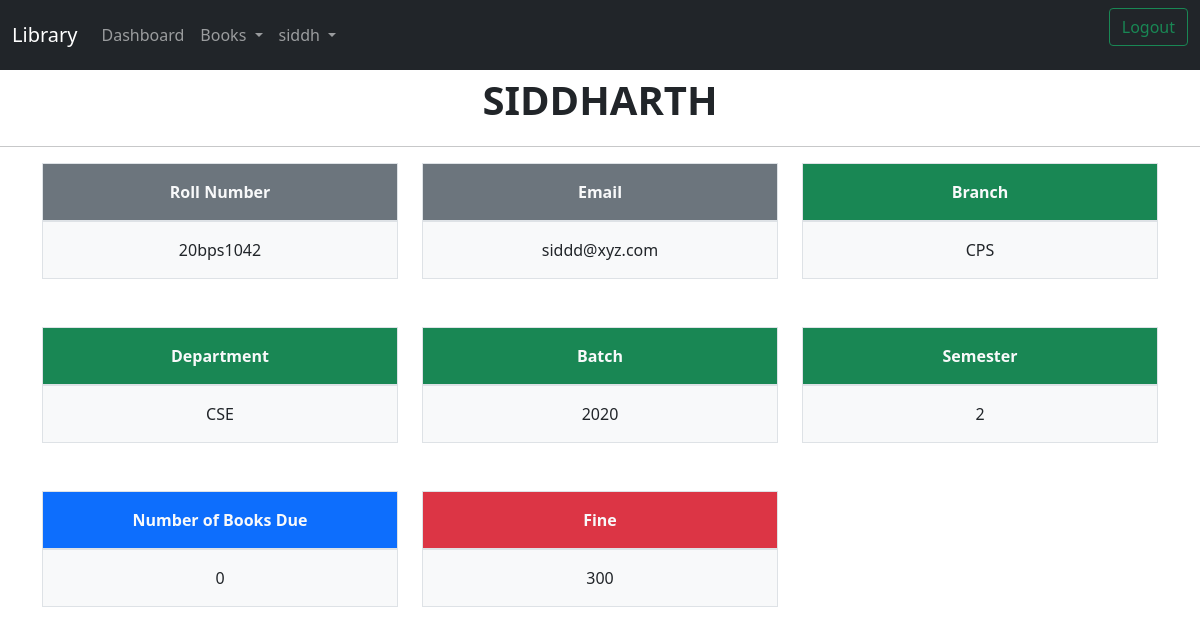
The page /profile/ (signed in) on the database as committed earlier.
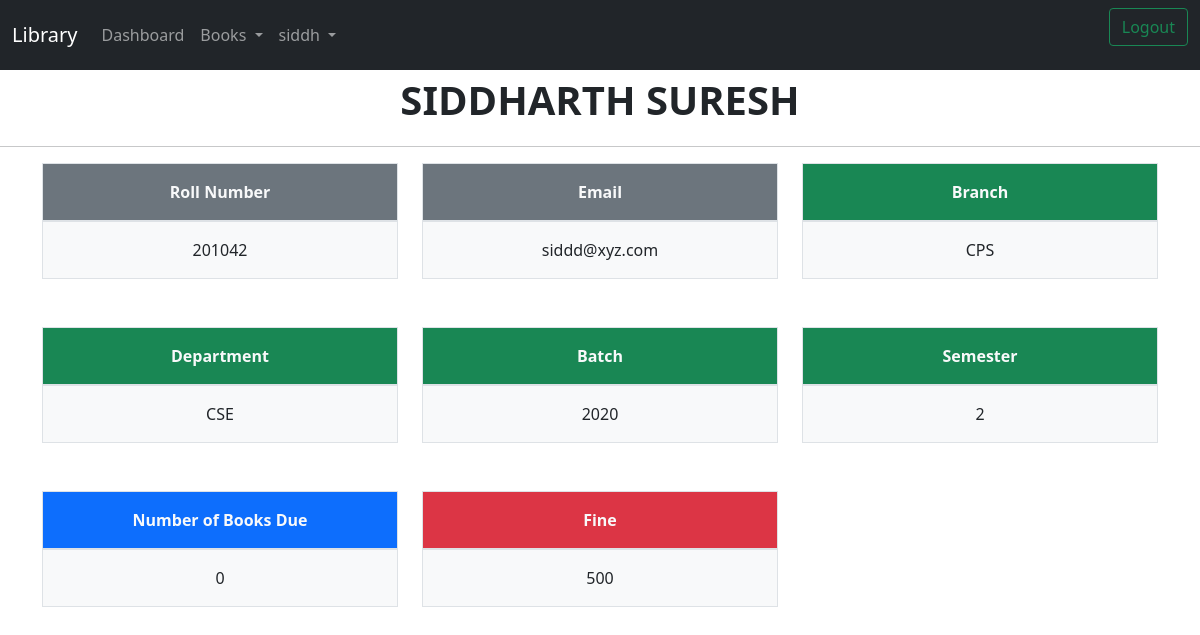
The same page on the database as committed later.
### library/models.py (models this page shows, shortened)
class Student(models.Model):
    user = models.OneToOneField(User, on_delete=models.CASCADE)
    roll_no = models.CharField(max_length=10)
    name = models.CharField(max_length=20)
    branch = models.CharField(max_length=3)
    DEPT = ( ('1', 'CSE'), ('2', 'ECE'), ('3','EEE'),('4','ME'))
    department = models.CharField(max_length=1, choices=DEPT, blank=True, default='1', help_text='Choose your department')
    BAT = (('1','2017'),('2','2018'),('3','2019'),('4','2020'))
    batch = models.CharField(max_length=1, choices=BAT, blank=True, default='4', help_text="Choose your batch")
    SEM = (('1','1'),('2','2'),('3','3'),('4','4'),('5','5'),('6','6'),('7','7'),('8','8'))
    semester = models.CharField(max_length=1, choices=SEM, blank=True, default='1',help_text="Choose you semester")
    total_books_due=models.IntegerField(default=0)
    fine = models.IntegerField(default=0)
    email=models.EmailField()

### library/views.py (the view)
# urls.py: path('profile/', Profile_view),
@login_required(redirect_field_name='dashboard')
def Profile_view(request):
	student=Student.objects.get(user=request.user)
	return render(request, "profile.html", locals())

### library/templates/profile.html (shortened to what this page needs)
<html>
	<head>
    	<link href="https://cdn.jsdelivr.net/npm/bootstrap@5.0.0-beta3/dist/css/bootstrap.min.css" rel="stylesheet">
	</head>
	<body>
		<nav class="navbar nav-pills navbar-expand-lg navbar-dark bg-dark">
	  <div class="container-fluid">
	    <a class="navbar-brand" href="#">Library</a>
	    <div class="collapse navbar-collapse" id="navbarSupportedContent">
	      <ul class="navbar-nav me-auto mb-2 mb-lg-0">
	        <li class="nav-item">
	          <a class="nav-link" aria-current="page" href="/">Dashboard</a>
	        </li>
	        <li class="nav-item dropdown active">
	          <a class="nav-link dropdown-toggle" href="#" id="navbarDropdown" role="button" data-bs-toggle="dropdown" aria-expanded="false">
	            Books
	          </a>
	        </li>
	        {% if user.is_authenticated %}
	        <li class="nav-item dropdown">
	          <a class="nav-link dropdown-toggle" href="#" id="navbarDropdown" role="button" data-bs-toggle="dropdown" aria-expanded="false">
	            {{ user.username }}
	          </a>
	        </li>
	        {% endif %}
	      </ul>
	      {% if user.is_authenticated %}
	      <form action="{% url 'logout' %}" class="d-flex">
	        <button class="btn btn-outline-success" type="submit">Logout</button>
	      </form>
	      {% else %}
	      <form action="{% url 'login' %}" class="d-flex">
	        <button class="btn btn-outline-primary" type="submit">Login</button>
	      </form>
	      {% endif %}
	    </div>
	  </div>
	</nav>
	<p class="fs-1 text-uppercase fw-bolder text-center">{{student.name}}</p>
	<hr>
	<div class="container overflow-hidden">
	  <div class="row gy-5 text-center">
	    <div class="col-4">
	      <div class="p-3 border bg-secondary text-light fw-bold">Roll Number</div>
	      <div class="p-3 border bg-light ">{{student.roll_no}}</div>
	    </div>
	    <div class="col-4">
	    	<div class="p-3 border bg-secondary text-light fw-bold">Email</div>
	      <div class="p-3 border bg-light">{{student.email}}</div>
	    </div>
	    <div class="col-4">
	    	<div class="p-3 border bg-success text-light fw-bold">Branch</div>
	      <div class="p-3 border bg-light">{{student.branch}}</div>
	    </div>
	    <div class="col-4">
	    	<div class="p-3 border bg-success text-light fw-bold">Department</div>
	      <div class="p-3 border bg-light">{{student.get_department_display}}</div>
	    </div>
	    <div class="col-4">
	    	<div class="p-3 border bg-success text-light fw-bold">Batch</div>
	      <div class="p-3 border bg-light">{{student.get_batch_display}}</div>
	    </div>
	    <div class="col-4">
	    	<div class="p-3 border bg-success text-light fw-bold">Semester</div>
	      <div class="p-3 border bg-light">{{student.get_semester_display}}</div>
	    </div>
	    <div class="col-4">
	    	<div class="p-3 border bg-primary text-light fw-bold">Number of Books Due</div>
	      <div class="p-3 border bg-light">{{student.total_books_due}}</div>
	    </div>
	    <div class="col-4">
	    	<div class="p-3 border bg-danger text-light fw-bold">Fine</div>
	      <div class="p-3 border bg-light">{{student.fine}}</div>
	    </div>
	  </div>
	</div>
	</body>
</html>

Rows that differ between the two databases and show on the page:
changed Student "siddd@xyz.com": name "SIDDHARTH" → "SIDDHARTH SURESH"; roll_no "20bps1042" → "201042"; fine "300" → "500"
